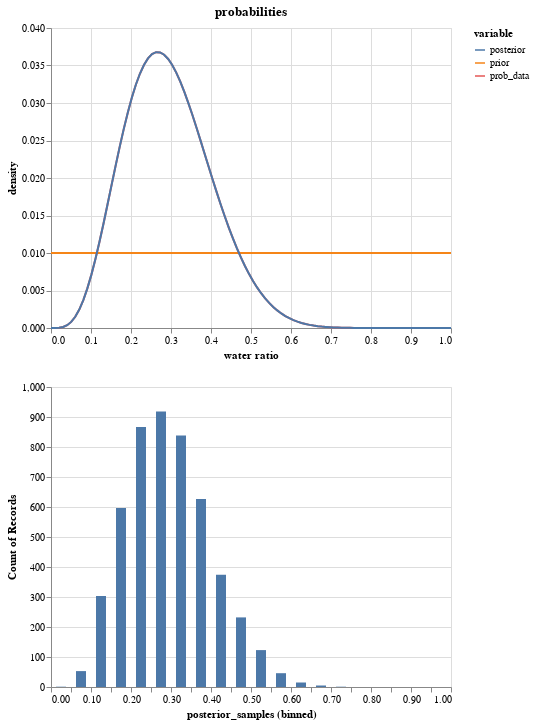

The code cell stored with this chart in its notebook:
### Code cell
prob_lines = (
    alt.Chart(source, title="probabilities")
    .mark_line()
    .encode(
        alt.X("p_grid", title="water ratio"),
        y="density",
        color="variable",
    )
)

samples_source = pd.DataFrame({"posterior_samples": posterior_samples})
hist = (
    alt.Chart(samples_source)
    .mark_bar(size=10)
    .encode(
        x=alt.X("posterior_samples", bin=alt.BinParams(step=0.05, extent=[0, 1])),
        y="count()",
    )
)

alt.vconcat(prob_lines, hist)

### Figure 1 — Vega-Lite specification as saved in the notebook (floating-point values rounded to 4 significant figures; data arrays with more than 128 entries replaced by an {"elided": "..."} marker saying what was removed)
{"config": {"view": {"continuousWidth": 400, "continuousHeight": 300}}, "vconcat": [{"data": {"name": "data-5856230610b0134c09793b061a676de8"}, "mark": "line", "encoding": {"color": {"field": "variable", "type": "nominal"}, "x": {"field": "p_grid", "title": "water ratio", "type": "quantitative"}, "y": {"field": "density", "type": "quantitative"}}, "title": "probabilities"}, {"data": {"name": "data-ce7b738a3c381db0441073f16da02459"}, "mark": {"type": "bar", "size": 10}, "encoding": {"x": {"bin": {"extent": [0, 1], "step": 0.05}, "field": "posterior_samples", "type": "quantitative"}, "y": {"aggregate": "count", "type": "quantitative"}}}], "$schema": "https://vega.github.io/schema/vega-lite/v4.17.0.json", "datasets": {"data-5856230610b0134c09793b061a676de8": {"elided": "300 records"}, "data-ce7b738a3c381db0441073f16da02459": {"elided": "5000 records"}}}
